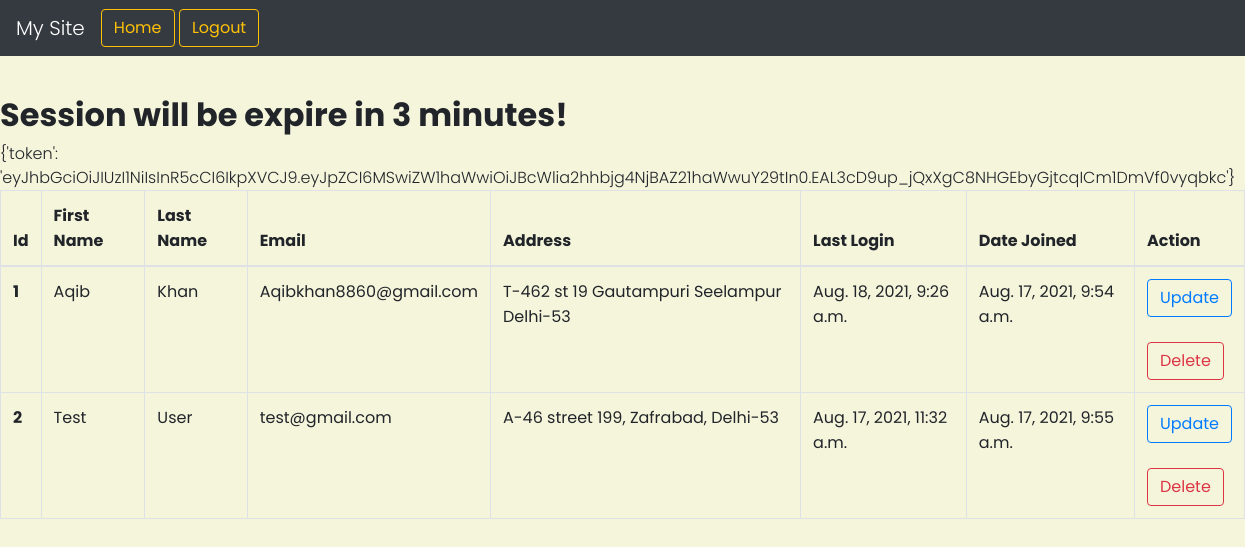
The app's page /home (signed in) with its own data.
### core/models.py (models this page shows)
class User(AbstractBaseUser, PermissionsMixin):
    email = models.EmailField(unique=True)
    first_name = models.CharField(max_length=30)
    last_name = models.CharField(max_length=30)
    date_joined = models.DateTimeField(auto_now_add=True)
    is_active = models.BooleanField(default=True)
    is_staff = models.BooleanField(default=False)
    address = models.TextField()
    subscribed = models.BooleanField(default=True)
    objects = UserManager()
    USERNAME_FIELD = 'email'
    REQUIRED_FIELDS = ['first_name', 'last_name']

### core/views.py (the view)
# urls.py: path('home', HomeView.as_view(), name='home'),
class HomeView(LoginRequiredMixin, TemplateView):
    template_name = 'core/index.html'
    login_url = 'core:user-login'
    redirect_field_name = 'core:user-login'
    def get_context_data(self, **kwargs):
        users = User.objects.all()
        payload = { 'id': self.request.user.id, 'email': self.request.user.email, }
        jwt_token = {'token': jwt.encode(payload, "SECRET_KEY")}
        context = {'users': users, 'jwt_token':jwt_token}
        return context

### templates/core/index.html (shortened to what this page needs)
{% extends 'core/main.html' %}
{% load static%}
{% block content %}
    <br><br>
        <div class="mt-5">
            <h2>Session will be expire in 3 minutes! </h2>
            <p>{{ jwt_token }}
            <table class="table table-bordered">
                <thead>
                <tr>
                  <th scope="col">Id</th>
                  <th scope="col">First Name</th>
                  <th scope="col">Last Name</th>
                  <th scope="col">Email</th>
                  <th scope="col">Address</th>
                  <th scope="col">Last Login</th>
                  <th scope="col">Date Joined</th>
                  <th scope="col">Action</th>
                </tr>
                </thead>
                <tbody>
                    {% for user in users %}
                        <tr>
                          <th scope="row">{{ user.id }}</th>
                          <td>{{ user.first_name }}</td>
                          <td>{{ user.last_name }}</td>
                          <td>{{ user.email }}</td>
                          <td>{{ user.address }}</td>
                          <td>{{ user.last_login }}</td>
                          <td>{{ user.date_joined }}</td>
                          <td>
                              <a href="{% url 'core:user-update' user.id %}" class="btn btn-outline-primary">Update</a><br><br>
                              <a class="btn btn-outline-danger" href="{% url 'core:user-delete' user.id %}">Delete</a>
                          </td>
                        </tr>
                    {% endfor %}
                </tbody>
            </table>
        </div>
{% endblock %}

### templates/core/main.html (shortened to what this page needs)
<html>
    <head>
        {% load static %}
        <link rel="stylesheet" href="https://maxcdn.bootstrapcdn.com/bootstrap/4.4.1/css/bootstrap.min.css">
        <link rel="stylesheet" href="{% static 'css/style.css' %}">
    </head>
    <body>
        {% include 'core/navbar.html' %}
        {% block content %}
        {% endblock %}
    </body>
</html>

### templates/core/navbar.html (shortened to what this page needs)
<html>
    <head>
        {% load static %}
        <link rel="stylesheet" href="https://maxcdn.bootstrapcdn.com/bootstrap/4.4.1/css/bootstrap.min.css">
        <link rel="stylesheet" href="{% static 'css/style.css' %}">
    </head>
    <body>
      <nav class="navbar navbar-expand-lg fixed-top navbar-dark bg-dark" >
        <a class="navbar-brand" href="#">My Site</a>
        <div class="collapse navbar-collapse" id="navbarNavAltMarkup">
          <div class="navbar-nav">
              {% if request.user.is_authenticated %}
              <a class="btn btn-outline-warning" href="{% url 'core:home' %}">Home</a>&nbsp;
              <a class="btn btn-outline-warning" href="{% url 'core:user-logout' %}">Logout</a>&nbsp;
              {% else %}
              <a class="btn btn-outline-warning" href="{% url 'core:user-login' %}">Login</a>&nbsp;&nbsp;
              <a class="btn btn-outline-primary" href="{% url 'core:user-register' %}">Register</a>&nbsp;
              {% endif %}
          </div>
        </div>
      </nav>
</body>
</html>

### static/css/style.css (style rules this page uses)
body { font-family: 'Poppins', sans-serif; font-weight: 300; background-color: beige; }
h1, h2, h3, h4, h5 { font-family: 'Poppins', sans-serif; font-weight: 700; }

### records on screen
User: id "1", first_name "Aqib", last_name "Khan", email "Aqibkhan8860@gmail.com", address "T-462 st 19 Gautampuri Seelampur Delhi-53", last_login "Aug. 18, 2021, 9:26 a.m.", date_joined "Aug. 17, 2021, 9:54 a.m."
User: id "2", first_name "Test", last_name "User", email "test@gmail.com", address "A-46 street 199, Zafrabad, Delhi-53", last_login "Aug. 17, 2021, 11:32 a.m.", date_joined "Aug. 17, 2021, 9:55 a.m."

### other values on screen
{{ jwt_token }} "{'token': 'eyJhbGciOiJIUzI1NiIsInR5cCI6IkpXVCJ9.eyJpZCI6MSwiZW1haWwiOiJBcWlia2hhbjg4NjBAZ21haWwuY29tIn0.EAL3cD9up_jQxXgC8NHGEbyGjtcqICm1DmVf0vyqbkc'}"
